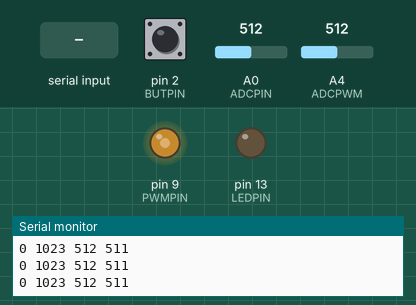
Recording of a sketch running on a simulated Arduino Uno, built with avr-gcc and run on an emulated ATmega328P. On the bench: output pins drawn as LEDs (lit = HIGH), the last lines printed to the serial monitor. The test bench sets the inputs (shaded band); at power-on: A0 (ADCPIN) = 512, A4 (ADCPWM) = 512, pin 2 (BUTPIN) HIGH.

Above: at 1.2 s.
1.3 s: "c90\n" received over Serial
At 1.47 s:
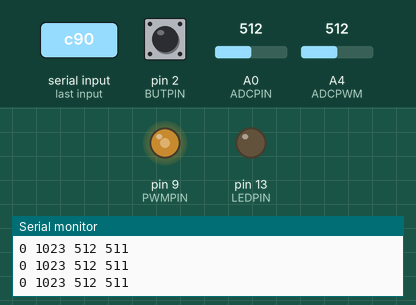
4.3 s: A0 (ADCPIN) set to 306
At 5.5 s:
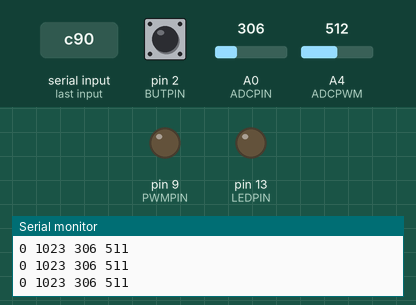
5.8 s: A4 (ADCPWM) set to 771
8.8 s: A4 (ADCPWM) set to 780
At 9.9 s:
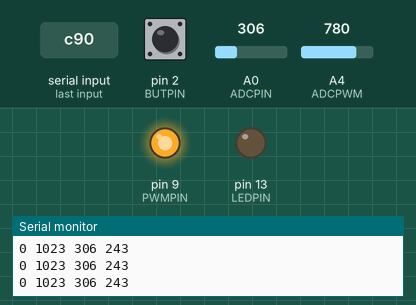
11.0 s: pin 2 (BUTPIN) pulled LOW for 0.15 s
12.6 s: pin 2 (BUTPIN) pulled LOW for 1 s
At 13.9 s:
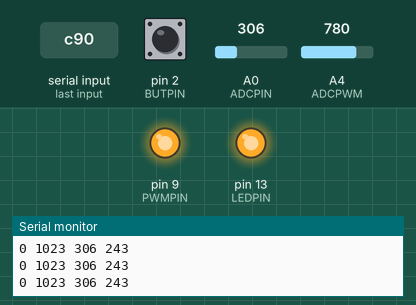
Timing chart, 0 to 15.6 s (numbered marks = the images above; inputs shaded):
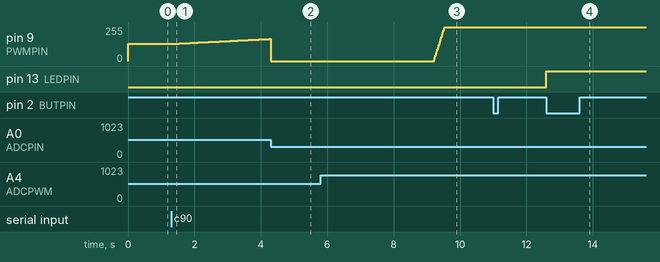

Measured:
- the behaviour switches between 779 and 780 on A4 (ADCPWM) (found by bisection; images 2 and 3)
- after the input at 1.3 s, pin 9 (PWMPIN): moves from 128/255 to 166/255 over 2.9 s, starting at once
- after the input at 12.6 s, pin 13 (LEDPIN): LOW → HIGH at once

The sketch:

optoloop.ino
```cpp
/*
featured in video :
https://youtu.be/-LlhZCc0B6U

THE OPTO-LOOP EXPERIMENT

- The goal is to regulate the light intensity
  received by the phototransistor on the right side.

- The desired intensity is set by a potentiometer
  connected to an analog input of the Arduino.

- The LED is controlled by a PWM output of the
  Arduino.

- The phototransistor is connected to another analog
  input, through a low-pass filter with a 100 ms time
  constant (1MOhm*0.1uF) in order to remove the PWM ripple.

OPEN LOOP MODE

- The PWM output is driven by the value set by
  potentiometer, scaled by 1/4 to compensate the resolution
  difference between the ADC (10 bits) and the PWM (8 bits)

- the phototransistor signal is used just for
  display, it is inverted to show the same polarity as the
  set value.

- the control is not accurate and is sensitive to
  external disturbances like external light or optical obstacle

ClOSED LOOP ( PROPORTIONAL )

- the signed error term is added to the PWM control,
  with a loop gain of 4.
  The accuracy is moderatly improved.

- any attempt to increase the gain leads to
  instability

ClOSED LOOP ( PROPORTIONAL+INTEGRAL )

- the error value is fed to an integrator, the
  output of which is added to the PW control

- the accuracy is greatly improved as well as the
  immunity against external disturbances

- the response speed could be improved by adding a
  derivate term (PID control)

WIRING DETAILS

- the wiper of the potentiometer is connected to
  an analog input via a 220 Ohms resistor.

- the white LED is connected to a PWM output via a 560 Ohms resistor

- the NPN phototransistor emitter is connected to the ground,
  its collector is pulled up to +5V by a 4.7k resistor

- the phototransistor collector is connected to an analog input
  through a RC low-pass filter (1Mohm * 0.1 uF)

SOFTWARE DETAILS

- the program sends data to the arduino serial plotter on 4 channels,
  channels min and max are used only to freeze the vertical scale

- the program accepts commands from the PC via the input field of
  the serial plotter. These commands are used to :
	- switch between open-loop and closed-loop modes
	- adjust parameters like proportional gain, integral gain,
	  sampling period etc...
*/

#define BUTPIN 2
#define LEDPIN 13
#define ADCPIN 0
#define ADCPWM 4
#define PWMPIN 9

int period = 20;
int pgain = 1;
int igain = 4;
bool close = false;

void setup() {
  pinMode( BUTPIN, INPUT_PULLUP );
  pinMode( LEDPIN, OUTPUT );
  Serial.begin( 115200 );
  Serial.println("min max potentiometer phototransistor");
}

void loop() {
// variables for timing measurement
  static long start_time;
  static long loop_count;

// precision loop control
  static long tloop = 0;
  if  ( tloop == 0 )
      tloop = millis();
  tloop += period;

// analog processing
  int pot = analogRead( ADCPIN );
  int optical_return = 1023 - analogRead( ADCPWM );
  static int integrator = 0;
  int diff;

  // servo loop control
  if  ( close ) {
      // closed loop operation
      diff = pot - optical_return;
      integrator += diff;
      if  ( integrator > 10000 ) integrator = 10000;
      if  ( integrator < -10000 ) integrator = -10000;
      diff *= pgain;
      diff += ( integrator / igain );
      diff += ( pot/4 );
      if  ( diff > 255 ) diff = 255;
      if  ( diff < 0 ) diff = 0;
      analogWrite( PWMPIN, diff );
  } else {
      // open loop operation
      analogWrite( PWMPIN, pot / 4 );
  }

  // toggle button
  static bool plotting = true;
  static bool oldbutton = true;
  bool newbutton = digitalRead( BUTPIN );
  if ( newbutton != oldbutton )  {
      if ( newbutton == false ) {
      //   plotting = ! plotting;
        if ( plotting ) {
              plotting = false;
              long total_time = millis() - start_time;
              float ftotal = (float)total_time;
              float fperiod = ftotal / (float)loop_count;
              Serial.print("actual_period=");
              Serial.print(fperiod);
              Serial.print("_vs_");
              Serial.println(period);
            } else {
             plotting = true;
             start_time = millis();
             loop_count = 0;
         }
      digitalWrite( LEDPIN, plotting );
      }
    oldbutton = newbutton;
    }

// remote control from the PC
  if  ( Serial.available() ) {
    char c = Serial.read();
    if  ( c == 'T' )  { period = Serial.parseInt(); }
    if  ( c == 'g' )  { pgain = Serial.parseInt(); }
    if  ( c == 'i' )  { igain = Serial.parseInt(); }
    if  ( c == 'c' )  { close = true; }
    if  ( c == 'o' )  { close = false; }
  }

// plotting process
  if  ( plotting ) {
      Serial.print( "0 1023 " );
      Serial.print( pot );
      Serial.print( " " );  Serial.print( optical_return );
      // Serial.print( " " );  Serial.print( diff );
      Serial.println();
    }
  loop_count++;

// precision loop control
//   delay(period);
  while ( millis()< tloop ) {}
}
```
